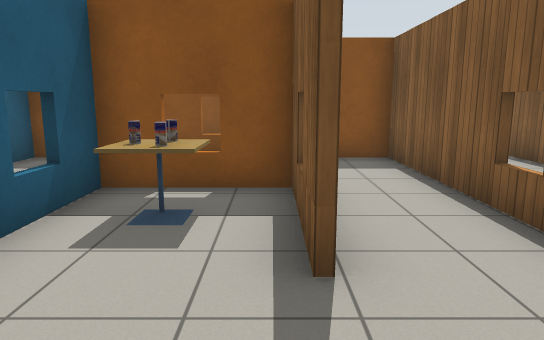
[1] (above)

24 first-person views from a walk through a robot-simulator world made for Gazebo. The camera is 1.2 m above the floor, tilts 10° down and sees 70° across. The lines on the ground mark 1 m squares. The floor is counted in squares, 1 m on a side. Each view is taken from the middle of a square. On the plan, view 1 faces up. The plan holds only what a view shows up to about 15 squares ahead; the rest is blank. Robots are left out. Gazebo's built-in surfaces are drawn with simple patterns. Simple shapes stand in for some stock models.

[2]
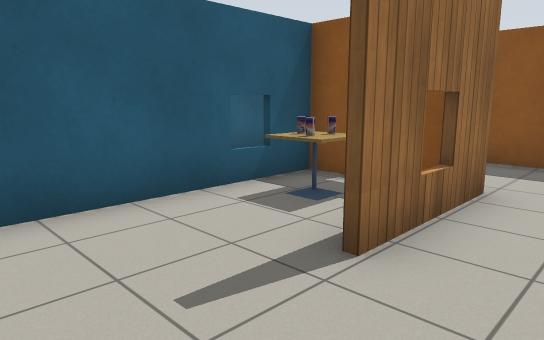

[3]
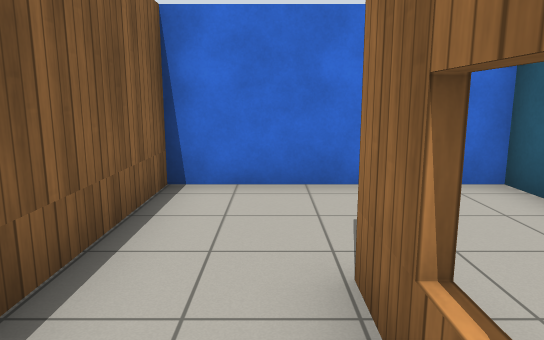

[4]
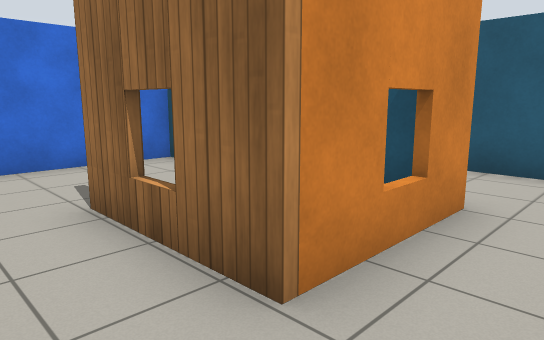

[5]
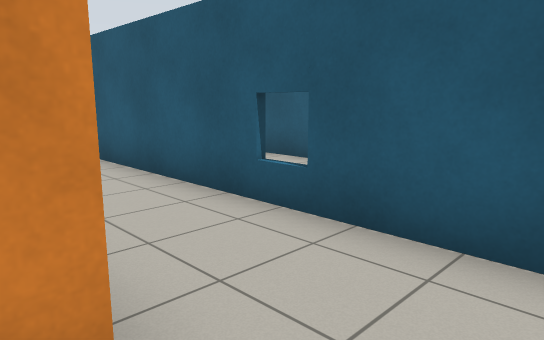

[6]
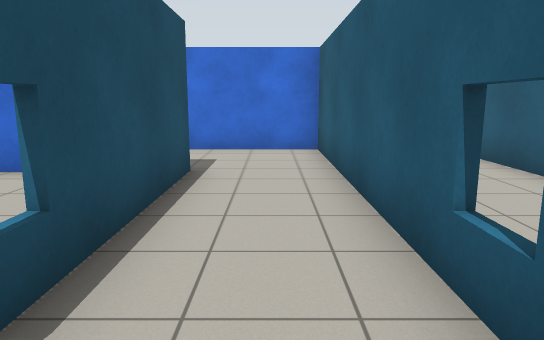

[7]
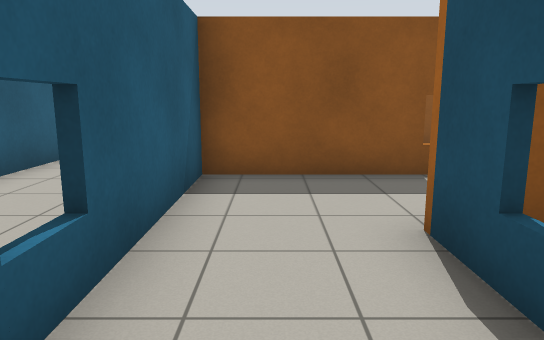

[8]
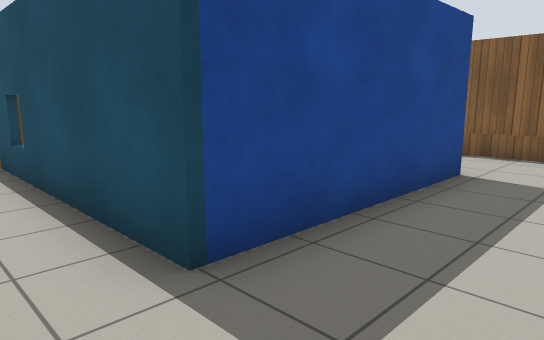

[9]
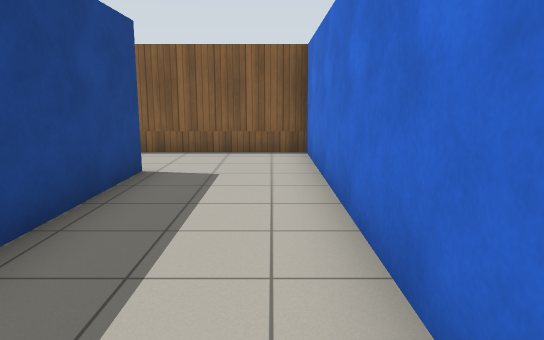

[10]
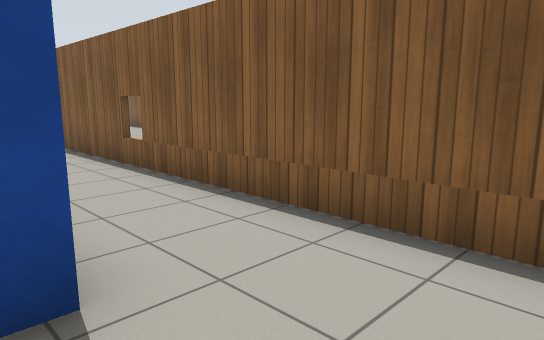

[11]
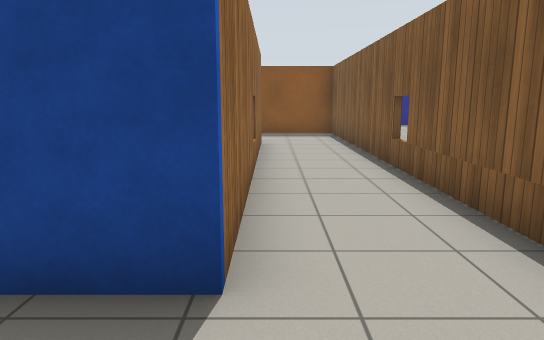

[12]
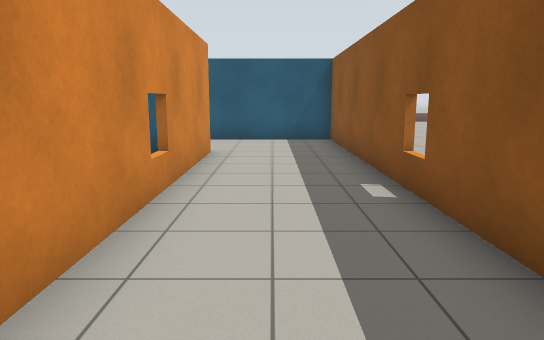

[13]
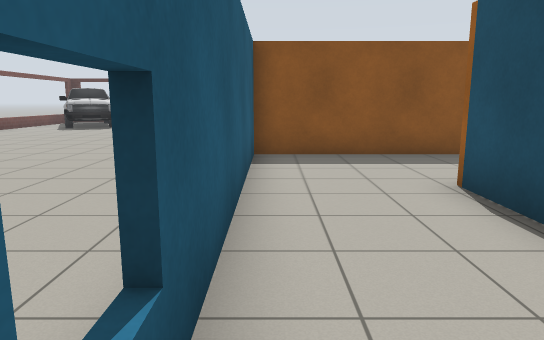

[14]
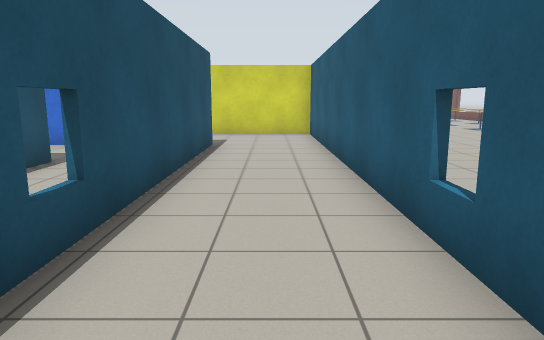

[15]
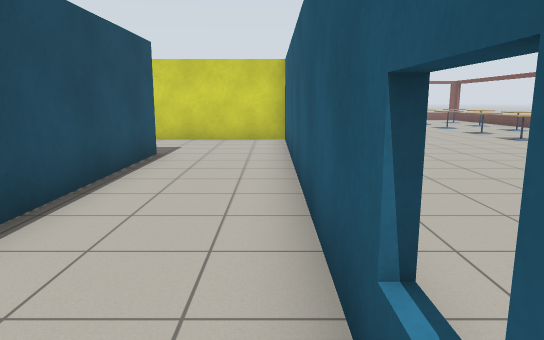

[16]
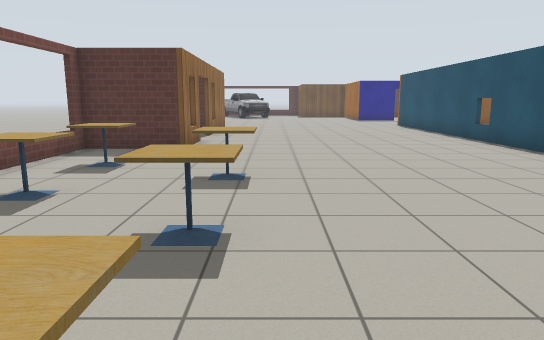

[17]
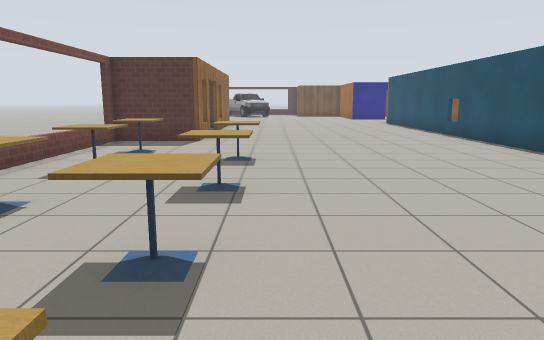

[18]
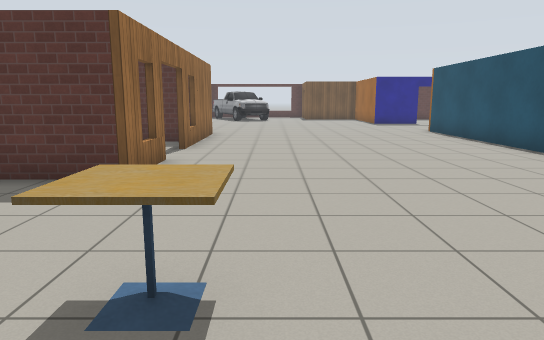

[19]
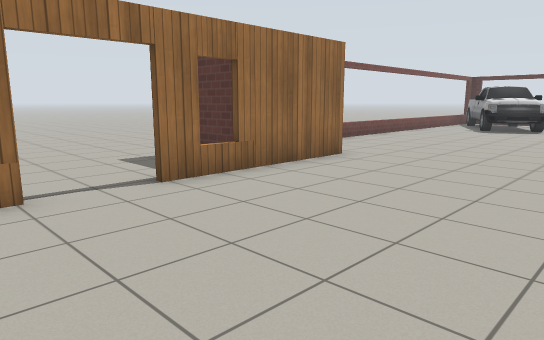

[20]
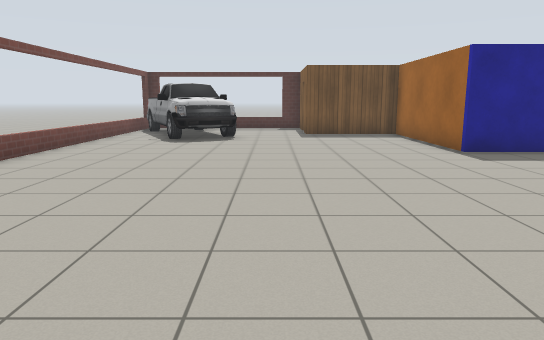

[21]
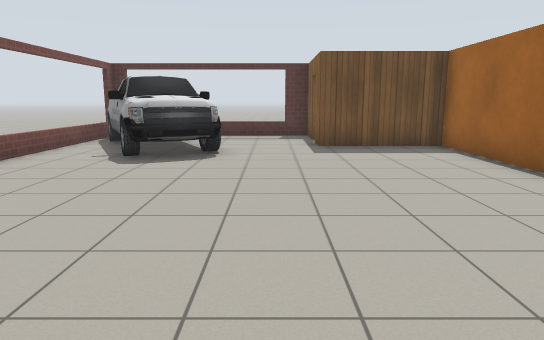

[22]
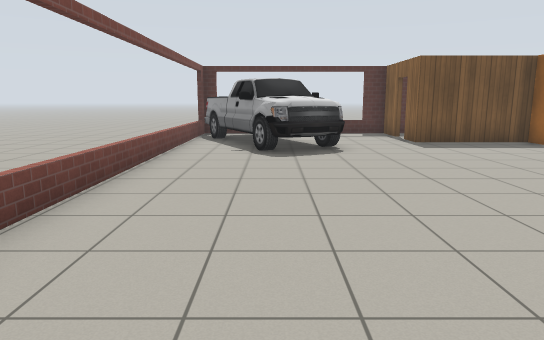

[23]
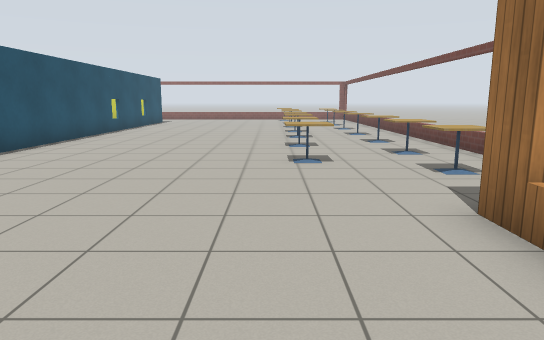

[24]
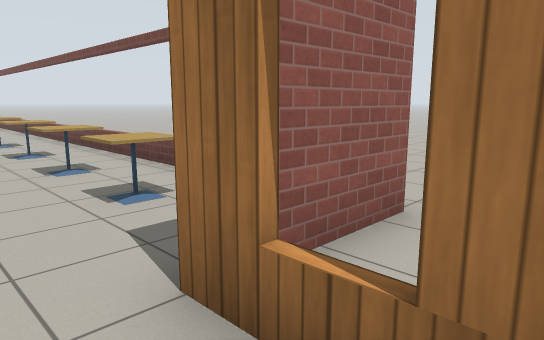

### Floor plan
Key: @ floor where view 1 was taken; # wall or solid block; . floor; D open door; = window, fence, low wall or low ledge; C drink can; T cafe table; P pickup truck; O other object.
Columns run from 21 left of view 1 to 5 right of it. Each row starts with its distance up from view 1.
 26   #  ===##
 25  .P  ...#.
 24  =P  ...D
 23  =.P  ..#####
 22  =.PPP......#
 21  =..PPP.....#
 20  =..PP......#
 19  =..........#
 18  =..........#
 17  =..........##D
 16  =............
 15  =............
 14  =.......... .
 13   ..........
 12    .........########=######
 11    D........#.............#
 10     #.......#.............#
  9     #.......#.............#
  8   ###.......#...####=####.#
  7 ....=.......#...#.......#.#
  6 ....#.......#...#.......#.#
  5 ....D.......#...#.##=#..#.#
  4   ..D.......=...=.=CC=..=.=
  3   ..=.......#...#.#.C#..#.#
  2 .####.......#...#.#.....#.#
  1 .=..........#...#.#.....#.#
  0  =.T........#...#.#..@..#.#
 -1  =.T........#...#.#######.#
 -2  =...T......#...#.........#
 -3  =.T........#...#.........#
 -4  =...T......#...###########
 -5  =.T.T......#....
 -6  =.T........#....
 -7  =...T......#....
 -8  =.O........##
 -9  =.O........#
-10  =. .T..
-11  =.
-12  =.
-13  =.

Positions as (right, up) in squares from view 1, and headings:
1: (0, 0), facing up
2: (2, 0), facing up-left
3: (1, 5), facing down
4: (2, 7), facing down-left
5: (-2, 7), facing down-left
6: (-4, 6), facing down
7: (-4, 2), facing up
8: (-4, -3), facing up-right
9: (-4, -3), facing right
10: (2, -3), facing up-right
11: (3, -3), facing up
12: (4, 10), facing left
13: (-8, 3), facing up
14: (-7, 7), facing down
15: (-8, 5), facing down
16: (-15, -8), facing up
17: (-15, -10), facing up
18: (-15, -4), facing up
19: (-12, 3), facing up-left
20: (-14, 8), facing up
21: (-14, 12), facing up
22: (-17, 11), facing up
23: (-15, 6), facing down
24: (-16, 4), facing down-left
